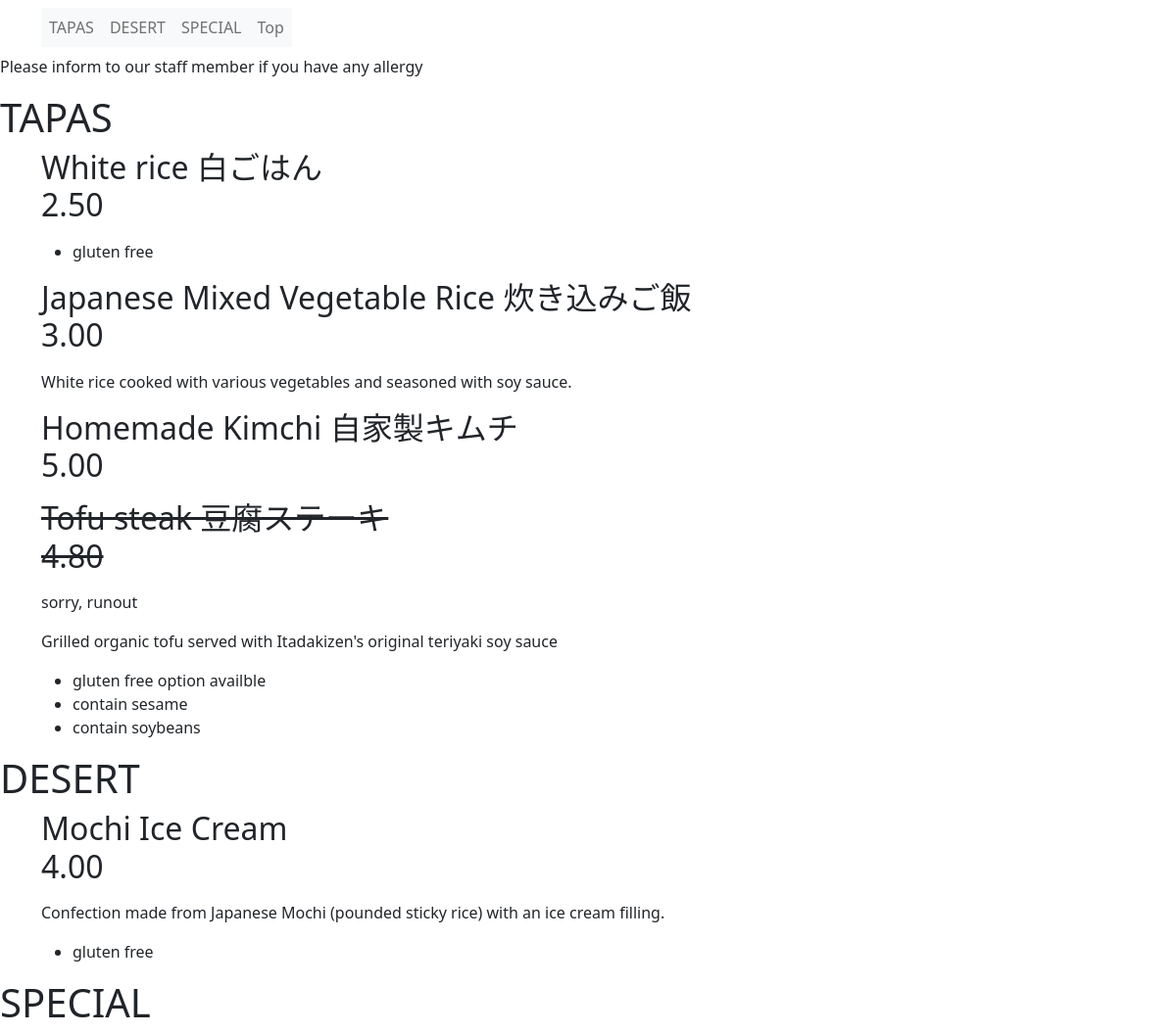
The page /itadakizen-london/foodmenu on the database as committed earlier.
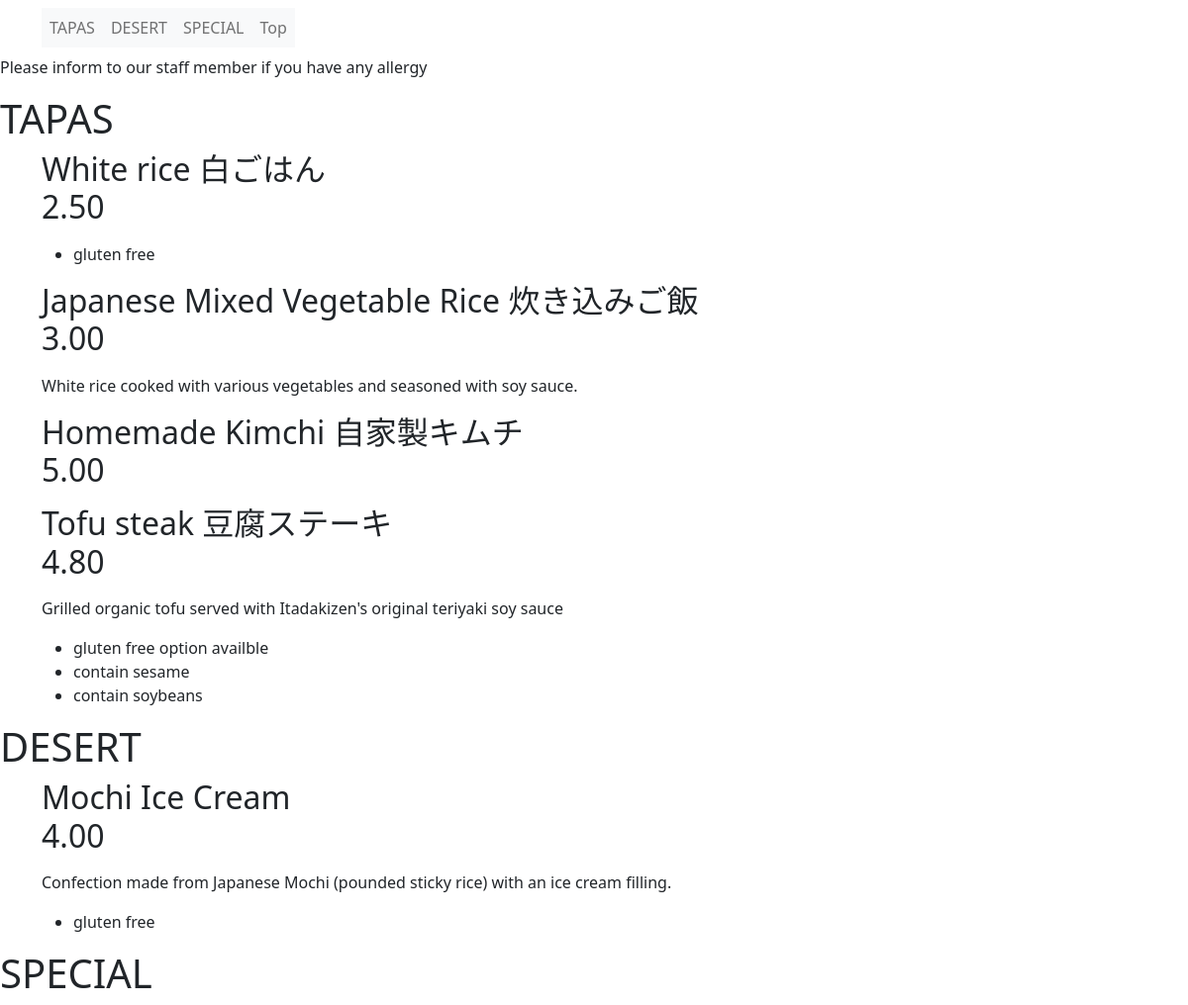
The same page on the database as committed later.
### menu/models.py (models this page shows)
class FoodMenuItem(models.Model):
    item_name = models.CharField(max_length=100, null=False, blank=False, primary_key=True)
    CATEGORY_CHOICES = [
        ('TAPAS', 'Tapas'),
        ('DESERT', 'Desert'),
        ('SPECIAL', 'Special')
    ]
    category = models.CharField(max_length=50, choices=CATEGORY_CHOICES, null=False, blank=False)
    description = models.CharField(max_length=500, null=True, blank=True)
    price = models.DecimalField(max_digits=6, decimal_places=2, null=False, blank=False)
    active = models.BooleanField(default=True)
    runout = models.BooleanField(default=False)
    glueten_free = models.BooleanField(default=False)
    glueten_free_option = models.BooleanField(default=False)
    onion_garlic_free_option = models.BooleanField(default=False)
    sesame = models.BooleanField(default=False)
    soybeans = models.BooleanField(default=False)
    nuts = models.BooleanField(default=False)
    peanuts = models.BooleanField(default=False)
    mustard = models.BooleanField(default=False)

### menu/views.py (the view)
# urls.py: path('itadakizen-london/foodmenu', views.foodMenu, name='food-menu'),
def foodMenu(request):
    food_menu = FoodMenuItem.objects.all()
    food_category = FoodMenuItem._meta.get_field('category').choices
    category = []
    for c in food_category:
        category.append(c[0])
    return render(request, 'menu/food.html', {'food_menu':food_menu, 'categories':category})

### menu/templates/menu/food.html (shortened to what this page needs)
{% include "./header.html" %}
<body class="food-menu">
  {% include "./menu_nav.html" %}
  <p>Please inform to our staff member if you have any allergy</p>
  {% for category in categories %}
    <h1 class='menu-title' id='{{ category }}'>{{ category }}</h1>
    {% for food in food_menu %}
      {% if food.active == True %}
        {% if food.category == category %}
          <div class="container-sm" id="menu-item">
            {% if food.runout == False %}
            <h2 id="item-name">{{ food.item_name }}
              <p id="item-name">{{ food.price }}</p>
            </h2>
            {% else %}
            <h2 id="item-name" style="text-decoration: line-through">{{ food.item_name }}
              <p id="item-name">{{ food.price }}</p>
            </h2>
            <p id="runout-msg">sorry, runout</p>
            {% endif %}
            <p id="item-description">{{ food.description }}</p>
            <ul>
            {% if food.glueten_free == True %}
              <li id="item-info" class="gluten">gluten free</li>
            {% endif %}
            {% if food.glueten_free_option == True %}
              <li id="item-info" class="gluten">gluten free option availble</li>
            {% endif %}
            {% if food.sesame == True %}
              <li id="item-info" class="allergy">contain sesame</li>
            {% endif %}
            {% if food.soybeans == True %}
              <li id="item-info" class="allergy">contain soybeans</li>
            {% endif %}
            </ul>
          </div>
        {% endif %}
    {% endif %}
    {% endfor %}
  {% endfor %}
</body>

Rows that differ between the two databases and show on the page:
changed FoodMenuItem "Tofu steak 豆腐ステーキ": runout True → False (drawn)
Other text that changed with them:
list line gone: "Tofu steak 豆腐ステーキ 4.80 sorry, runout"
new list line: "Tofu steak 豆腐ステーキ 4.80"
